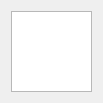
<?xml version="1.0" encoding="UTF-8"?>
<ui version="4.0">
 <class>Form</class>
 <widget class="QWidget" name="Form">
  <property name="geometry">
   <rect>
    <x>0</x>
    <y>0</y>
    <width>103</width>
    <height>103</height>
   </rect>
  </property>
  <property name="windowTitle">
   <string>Form</string>
  </property>
  <layout class="QGridLayout" name="gridLayout">
   <item row="0" column="0">
    <widget class="QPlainTextEdit" name="inputBox"/>
   </item>
  </layout>
 </widget>
 <resources/>
 <connections/>
</ui>
